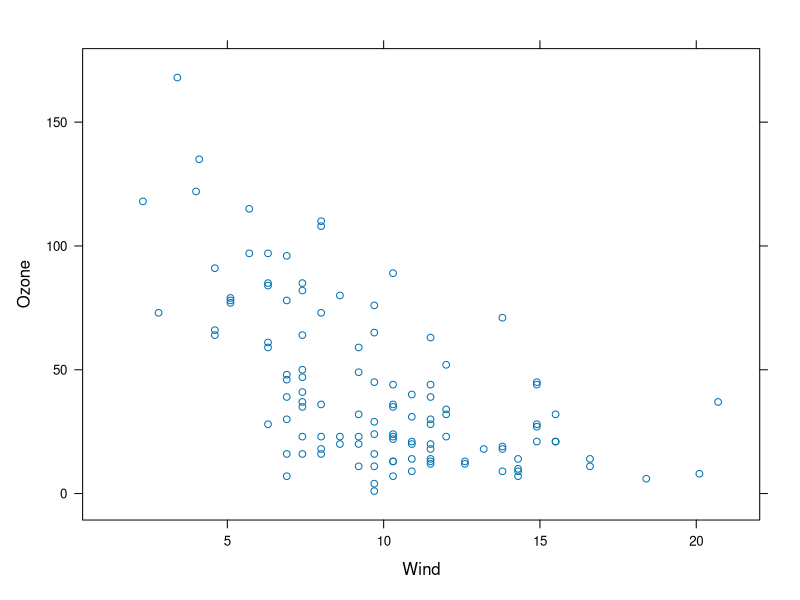
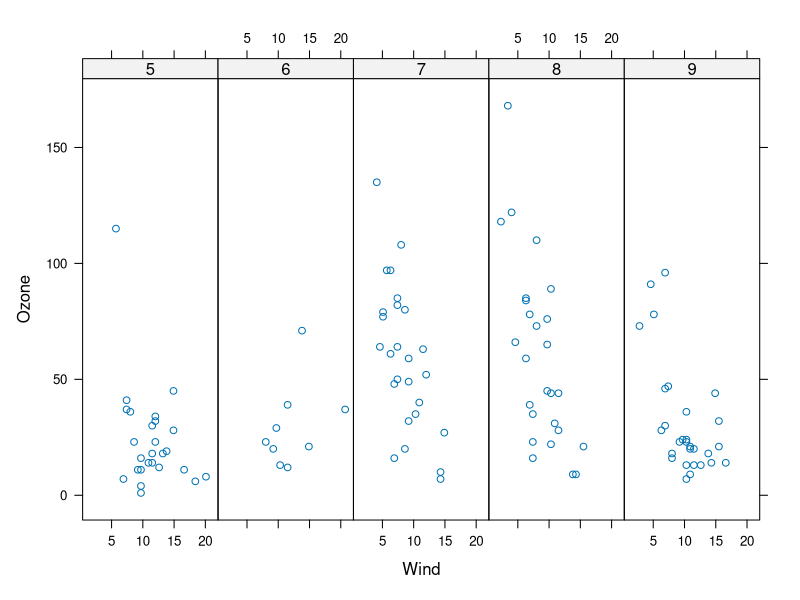
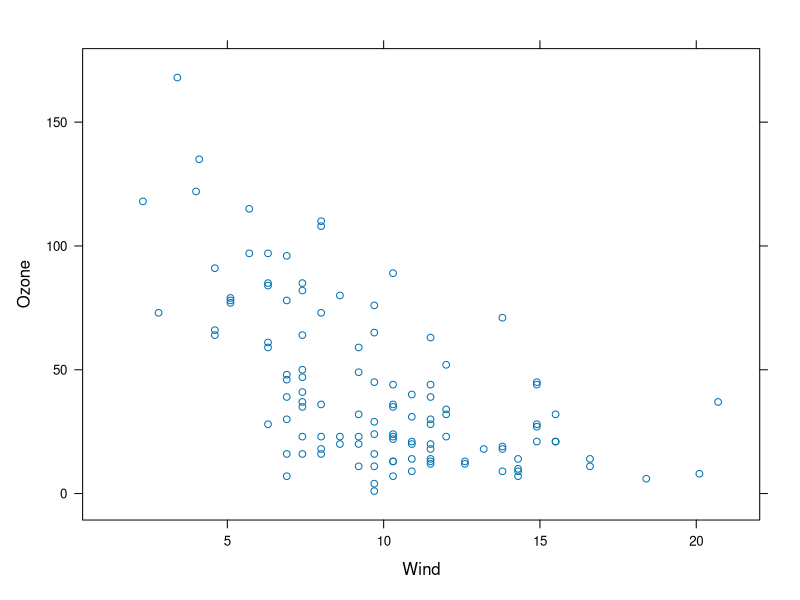
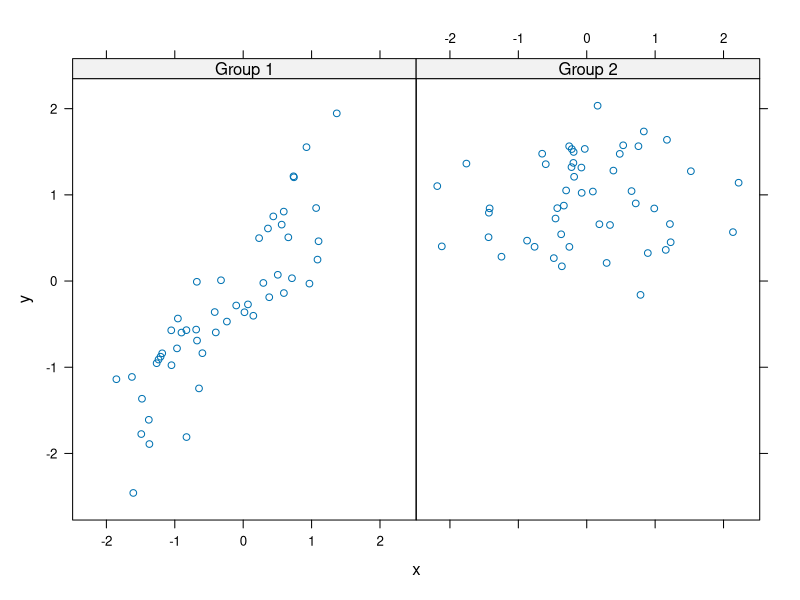
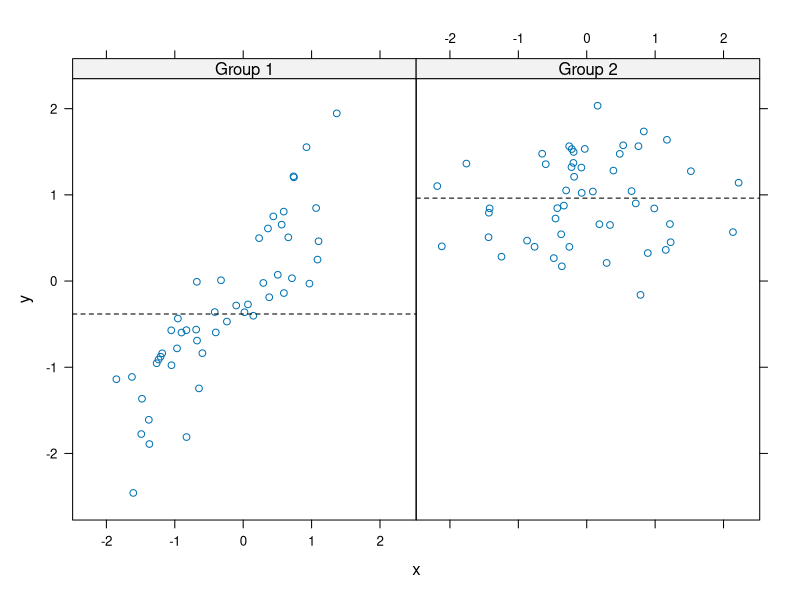
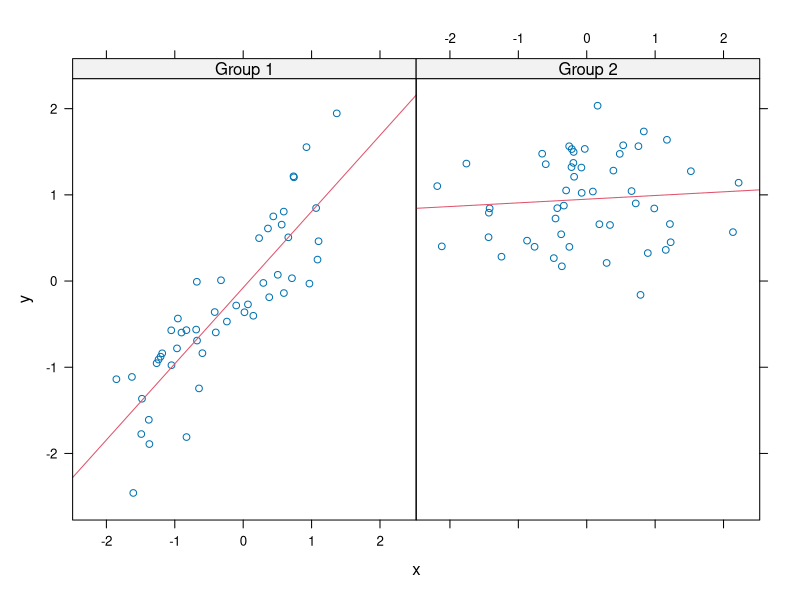
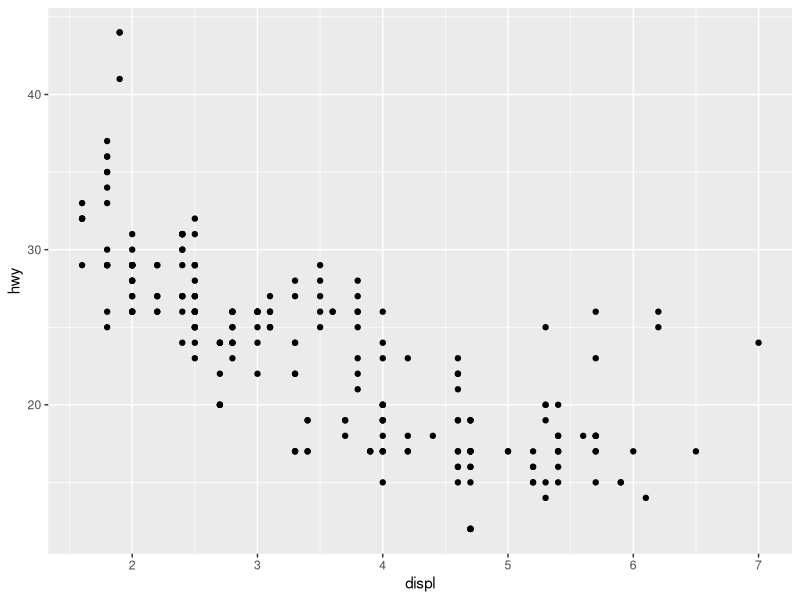
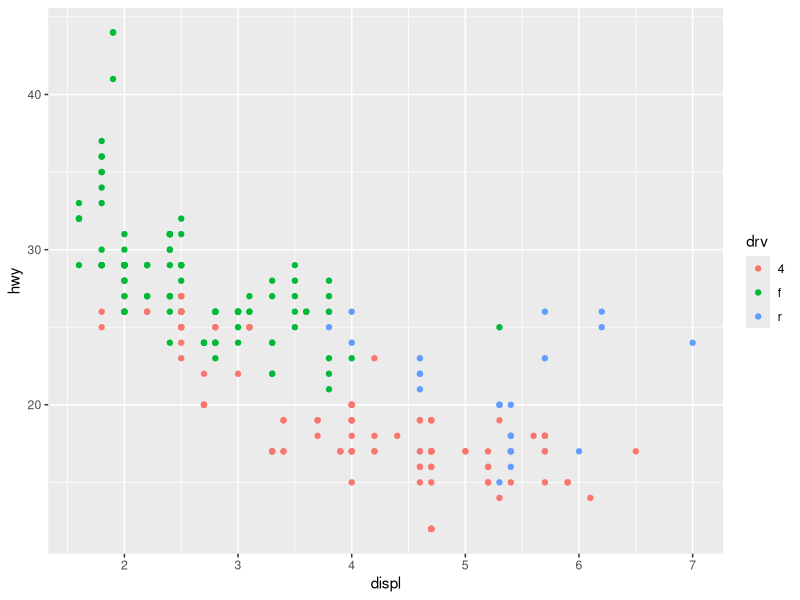

Generate these figures, in order, with R:
## ---- chunk 1
library(lattice)
library(datasets)
xyplot(Ozone~Wind, data=airquality)
## ---- chunk 2
library(lattice)
library(datasets)
airquality<-transform(airquality, Month=factor(Month))
xyplot(Ozone~Wind|Month, data=airquality, layout=c(5,1))
## ---- chunk 3
p<-xyplot(Ozone~Wind, data=airquality) #nothing happens
print(p)
## ---- chunk 4
set.seed(10)
x<-rnorm(100)
f<-rep(0:1, ecah=50)
y=x+f-f*x+rnorm(100, sd=0.5)
f<-factor(f, labels=c("Group 1","Group 2"))
xyplot(y~x|f, layout=c(2,1)) # Plot with 2 panels
## ---- chunk 5
xyplot(y~x|f, panel=function(x,y,...){
  panel.xyplot(x, y, ...) #first call the function default
  panel.abline(h=median(y),lty=2) #Add horyzontal line at the median
})
## ---- chunk 6
xyplot(y~x|f, panel=function(x,y,...){
  panel.xyplot(x, y, ...) #first call the function default
  panel.lmline(x,y, col=2) #Overlay a simple linear regerssion
})
## ---- chunk 7
library(ggplot2)
## ---- chunk 8
qplot(displ, hwy, data=mpg)
## ---- chunk 9
qplot(displ, hwy, data=mpg, color=drv)
## ---- chunk 10
qplot(displ, hwy, data=mpg, geom=c("point", "smooth"))
## ---- chunk 11
qplot(hwy, data=mpg, fill=drv)
## ---- chunk 12
qplot(displ,hwy, data=mpg, facets=.~drv)
qplot(hwy, data=mpg, facets=drv~., binwidth=2)
## ---- chunk 13
expression("log"* PM[2.5])
